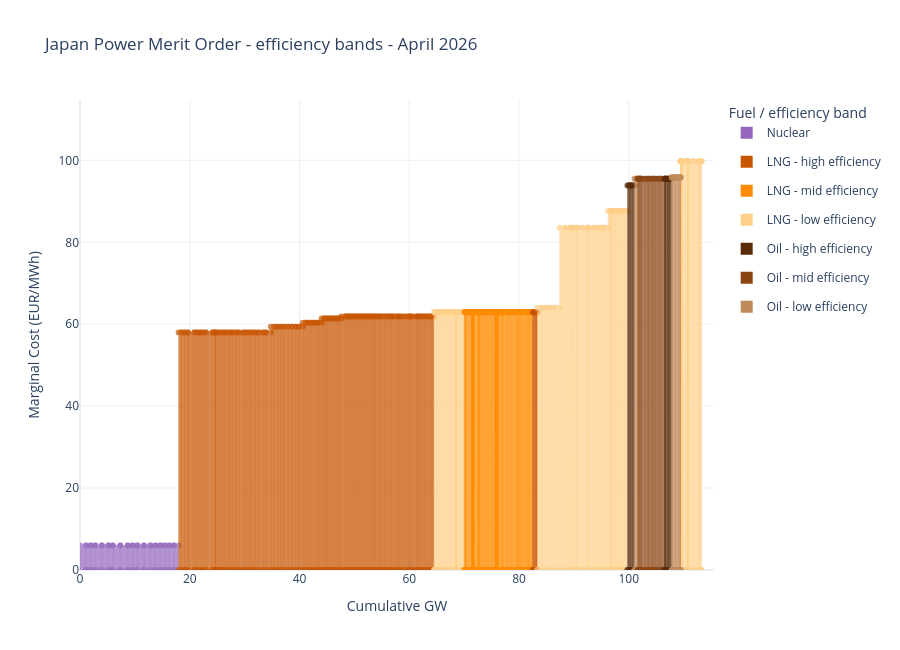

Write notebook code for a chart like this one.
### Code cell
# J-STAGE reference: https://www.jstage.jst.go.jp/article/jsaisigtwo/2026/BI-028/2026_16/_pdf/-char/en
from IPython.display import display
import pandas as pd
import plotly.graph_objects as go

ARTICLE_FUEL_PARAMS = pd.DataFrame(
    [
        {
            "article_fuel": "Oil",
            "stack_fuel": "Oil",
            "article_level": "Thermal fossil",
            "article_parameters": "CV=41.63 MJ/L; C=7600 JPY/kL; alpha=4.8%; eta_i unit-level",
            "article_cost_reference": "Fuel price plus C_f, divided by heat content, efficiency and net auxiliary factor",
            "stack_cost_reference": "JCC EUR/MWh / converted efficiency + Oil VOM",
            "same_efficiency_logic": "Yes: unit-level efficiency; stack converts LHV efficiency to HHV fuel-price basis.",
            "cost_similarity": "Similar variable/marginal-cost intent; article adds explicit auxiliary rate and expense term.",
        },
        {
            "article_fuel": "LNG",
            "stack_fuel": "LNG",
            "article_level": "Thermal fossil",
            "article_parameters": "CV=54.7 MJ/kg; C=2800 JPY/t; alpha=2.3%; eta_i unit-level",
            "article_cost_reference": "JLC/customs reference, with JKM where applicable for some utilities",
            "stack_cost_reference": "JLC EUR/MWh / converted efficiency + LNG VOM",
            "same_efficiency_logic": "Yes: unit-level efficiency; stack converts LHV efficiency to HHV fuel-price basis.",
            "cost_similarity": "Similar variable/marginal-cost intent; article is more explicit on auxiliary losses and expenses.",
        },
        {
            "article_fuel": "Coal",
            "stack_fuel": "Coal",
            "article_level": "Thermal fossil",
            "article_parameters": "CV=26.08 MJ/kg; C=2000 JPY/t; alpha=5.5%; eta_i unit-level",
            "article_cost_reference": "Coal import price, with Australian coal where applicable for some utilities",
            "stack_cost_reference": "Coal CIF EUR/MWh / converted efficiency + Coal VOM",
            "same_efficiency_logic": "Yes: unit-level efficiency; stack converts LHV efficiency to HHV fuel-price basis.",
            "cost_similarity": "Similar variable/marginal-cost intent; article adds explicit auxiliary rate and expense term.",
        },
        {
            "article_fuel": "Hydro",
            "stack_fuel": pd.NA,
            "article_level": "Low-cost supply",
            "article_parameters": "Marginal cost fixed at 0 JPY/kWh in the article",
            "article_cost_reference": "0 JPY/kWh",
            "stack_cost_reference": "Not included in current merit-order stack fuels",
            "same_efficiency_logic": "No direct comparison: hydro has no thermal efficiency in the current stack.",
            "cost_similarity": "Not comparable with the stack variable-cost formula.",
        },
        {
            "article_fuel": "Nuclear",
            "stack_fuel": "Nuclear",
            "article_level": "Low-cost supply",
            "article_parameters": "Marginal cost fixed at 0 JPY/kWh in the article",
            "article_cost_reference": "0 JPY/kWh",
            "stack_cost_reference": "7 USD/MWh VOM / EURUSD; efficiency fixed at 35.1% for stack compatibility",
            "same_efficiency_logic": "No: article does not use nuclear thermal efficiency; stack assigns a fixed placeholder.",
            "cost_similarity": "Not identical: stack gives nuclear a small VOM while the article sets it to zero.",
        },
    ]
)

stack_units = result.active_units.copy()
stack_units["capacity_mw"] = pd.to_numeric(stack_units["capacity_mw"], errors="coerce")
stack_units["plant_efficiency"] = pd.to_numeric(stack_units["plant_efficiency"], errors="coerce")

stack_efficiency_summary = (
    stack_units[stack_units["fuel_class"].isin(["LNG", "Coal", "Oil", "Nuclear"])]
    .groupby("fuel_class", dropna=False)
    .agg(
        stack_units=("plant_name_jp", "count"),
        stack_capacity_gw=("capacity_mw", lambda values: values.sum(min_count=1) / 1000),
        stack_eff_min_pct=("plant_efficiency", "min"),
        stack_eff_median_pct=("plant_efficiency", "median"),
        stack_eff_max_pct=("plant_efficiency", "max"),
    )
    .rename_axis("stack_fuel")
    .reset_index()
)

article_vs_stack = ARTICLE_FUEL_PARAMS.merge(stack_efficiency_summary, on="stack_fuel", how="left")
round_columns = ["stack_capacity_gw", "stack_eff_min_pct", "stack_eff_median_pct", "stack_eff_max_pct"]
article_vs_stack[round_columns] = article_vs_stack[round_columns].round(2)
display(article_vs_stack)

enhanced_merit_order = result.merit_order.copy()
enhanced_merit_order["base_fuel_class"] = enhanced_merit_order["fuel_class"]
enhanced_merit_order["capacity_mw"] = pd.to_numeric(enhanced_merit_order["capacity_mw"], errors="coerce")
enhanced_merit_order["efficiency_pct"] = pd.to_numeric(enhanced_merit_order["efficiency_pct"], errors="coerce")

enhanced_merit_order["fuel_efficiency_band"] = "base"
for fuel in ["Coal", "LNG", "Oil"]:
    fuel_mask = enhanced_merit_order["base_fuel_class"].eq(fuel)
    valid_efficiency = fuel_mask & enhanced_merit_order["efficiency_pct"].notna()
    if not valid_efficiency.any():
        enhanced_merit_order.loc[fuel_mask, "fuel_efficiency_band"] = "unknown efficiency"
        continue

    ranked_efficiency = enhanced_merit_order.loc[valid_efficiency, "efficiency_pct"].rank(method="first", pct=True)
    efficiency_bands = pd.cut(
        ranked_efficiency,
        bins=[0.0, 1 / 3, 2 / 3, 1.0],
        labels=["low efficiency", "mid efficiency", "high efficiency"],
        include_lowest=True,
    ).astype("string")
    enhanced_merit_order.loc[valid_efficiency, "fuel_efficiency_band"] = efficiency_bands.to_numpy()
    enhanced_merit_order.loc[fuel_mask & ~valid_efficiency, "fuel_efficiency_band"] = "unknown efficiency"
split_fuel_mask = enhanced_merit_order["base_fuel_class"].isin(["Coal", "LNG", "Oil"])
enhanced_merit_order.loc[split_fuel_mask, "fuel_class"] = (
    enhanced_merit_order.loc[split_fuel_mask, "base_fuel_class"]
    + " - "
    + enhanced_merit_order.loc[split_fuel_mask, "fuel_efficiency_band"].astype(str)
)

enhanced_level_summary = (
    enhanced_merit_order.groupby("fuel_class", dropna=False)
    .agg(
        units=("plant_name_jp", "count"),
        capacity_gw=("capacity_mw", lambda values: values.sum(min_count=1) / 1000),
        efficiency_min_pct=("efficiency_pct", "min"),
        efficiency_median_pct=("efficiency_pct", "median"),
        efficiency_max_pct=("efficiency_pct", "max"),
        marginal_cost_median_eur_mwh=("mc_eur_mwh", "median"),
    )
    .sort_values("marginal_cost_median_eur_mwh")
    .round(2)
)
display(enhanced_level_summary)

# plot_merit_order_plotly expects the base fuel labels, so build with base labels and restyle by efficiency band.
enhanced_plot_input = enhanced_merit_order.copy()
enhanced_plot_input["fuel_class"] = enhanced_plot_input["base_fuel_class"]
fig = plot_merit_order_plotly(
    enhanced_plot_input,
    title=f"Japan Power Merit Order - efficiency bands - {result.delivery_month:%B %Y}",
)

enhanced_colors = {
    "Nuclear": "#9467bd",
    "Coal - high efficiency": "#111111",
    "Coal - mid efficiency": "#555555",
    "Coal - low efficiency": "#9a9a9a",
    "LNG - high efficiency": "#c85500",
    "LNG - mid efficiency": "#ff8c00",
    "LNG - low efficiency": "#ffd08a",
    "Oil - high efficiency": "#5a2c0c",
    "Oil - mid efficiency": "#8b4513",
    "Oil - low efficiency": "#c08a5a",
}
plot_row_order = pd.concat(
    [
        enhanced_merit_order[enhanced_merit_order["base_fuel_class"] == fuel]
        for fuel in ["Nuclear", "Coal", "LNG", "Oil"]
    ],
    ignore_index=True,
)
for trace, (_, row) in zip(fig.data[: len(plot_row_order)], plot_row_order.iterrows()):
    label = row["fuel_class"]
    color = enhanced_colors.get(label, "gray")
    trace.update(fillcolor=color, line=dict(color=color, width=0.5), legendgroup=label, name=label)

for trace in fig.data[len(plot_row_order):]:
    trace.update(showlegend=False)

legend_order = [
    "Nuclear",
    "Coal - high efficiency", "Coal - mid efficiency", "Coal - low efficiency",
    "LNG - high efficiency", "LNG - mid efficiency", "LNG - low efficiency",
    "Oil - high efficiency", "Oil - mid efficiency", "Oil - low efficiency",
]
present_labels = set(enhanced_merit_order["fuel_class"])
for label in [label for label in legend_order if label in present_labels]:
    fig.add_trace(
        go.Scatter(
            x=[None],
            y=[None],
            mode="markers",
            marker=dict(size=12, color=enhanced_colors.get(label, "gray"), symbol="square"),
            name=label,
            legendgroup=label,
            showlegend=True,
        )
    )
fig.update_layout(legend_title_text="Fuel / efficiency band")
fig.show()
